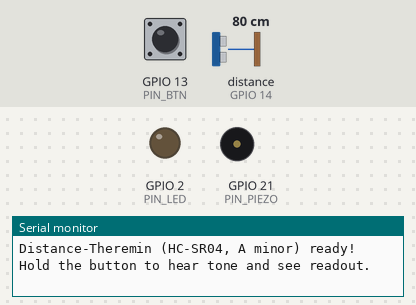
This sketch was run on a simulated ESP32. On the bench: output pins drawn as LEDs (lit = HIGH), buzzer (waves = sounding), the last lines printed to the serial monitor. Wiring (inferred from the names in the program): ultrasonic range finder: trigger GPIO 12; echo GPIO 14. The test bench sets the inputs (shaded band); at power-on: GPIO 13 (PIN_BTN) HIGH, distance to the obstacle (sensor on GPIO 14) 80 cm. The echo pulse lasts 58.3 µs per cm; pins used as bus, display or sensor lines are not drawn.

Above: at 1.2 s.
1.3 s: GPIO 13 (PIN_BTN) pulled LOW for 0.15 s
At 1.38 s:
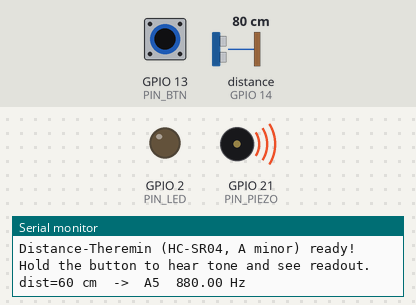
2.9 s: distance to the obstacle (sensor on GPIO 14) set to 2 cm
At 4.1 s:
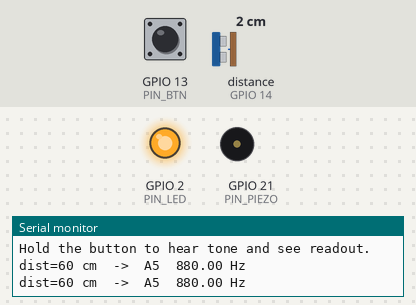
4.4 s: GPIO 13 (PIN_BTN) pulled LOW for 1 s
At 5.2 s:
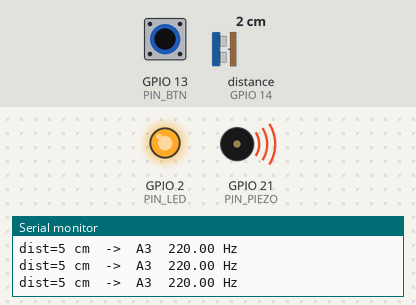
6.9 s: distance to the obstacle (sensor on GPIO 14) set to 9 cm
At 7.3 s:
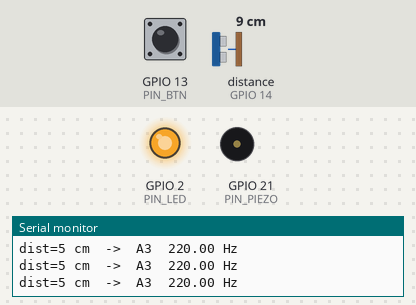
8.4 s: GPIO 13 (PIN_BTN) pulled LOW for 0.15 s
At 9.1 s:
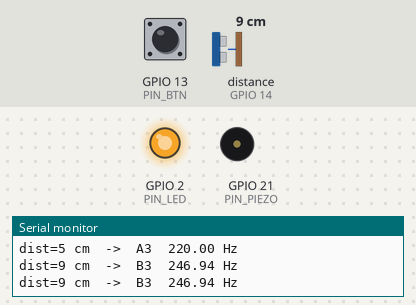
10.0 s: distance to the obstacle (sensor on GPIO 14) set to 35 cm
At 10.8 s:
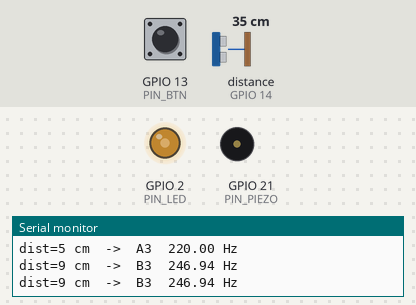
Timing chart, 0 to 12.5 s (numbered marks = the images above; inputs shaded):
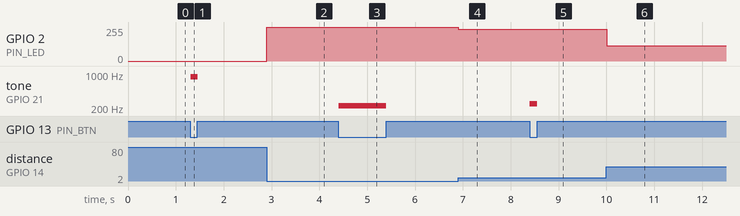

The sketch:

Midterm_Sketch_JayG_V_2.ino
```cpp
/*  Mid-Term Project MTEC 2800
    Jay Jung Gurung
    Distance Theremin (HC-SR04) with A natural minor scale.
      - Button gates everything: while held -> play piezo + print freq/note
      - LED brightness follows distance (closer = brighter)
      - Quantized pitch (A3..A5)
*/

//  ---- PIN SETUP
const int PIN_BTN    = 13;   // button
const int PIN_LED    = 2;    // LED
const int PIN_TRIG   = 12;   // HC-SR04 TRIG
const int PIN_ECHO   = 14;   // HC-SR04 ECHO
const int PIN_PIEZO  = 21;   //  piezo

//   ---- SCALE in frequencies and notes (A natural minor: A3..A5)
const int A_MIN_LEN = 15;
const float A_MIN_FREQS[A_MIN_LEN] = {
  220.00, 246.94, 261.63, 293.66, 329.63,
  349.23, 392.00, 440.00, 493.88, 523.25,
  587.33, 659.25, 698.46, 783.99, 880.00
};
const char* A_MIN_NOTES[A_MIN_LEN] = {
  "A3","B3","C4","D4","E4",
  "F4","G4","A4","B4","C5",
  "D5","E5","F5","G5","A5"
};

//  --- TIMING ----------
unsigned long lastPrintMs = 0;
const unsigned long PRINT_EVERY_MS = 100; // so that it does not spam, makes data more readable

// ---------- MAPPING (tune these to your space/hand range) ----------
const int MIN_CM = 5;    // nearest hand distance you want to use
const int MAX_CM = 60;   // farthest hand distance you want to use

// helper: constrain
int iconstrain(int v, int lo, int hi) { return (v < lo) ? lo : (v > hi) ? hi : v; }

// reads HC-SR04 distance in cm (returns -1 on timeout)
int readDistanceCm() {
  // sends 10 µs trigger
  digitalWrite(PIN_TRIG, LOW);
  delayMicroseconds(2);
  digitalWrite(PIN_TRIG, HIGH);
  delayMicroseconds(10);
  digitalWrite(PIN_TRIG, LOW);

  // measures echo HIGH pulse (has timeout of 30ms ≈ ~5m)
  unsigned long dur = pulseIn(PIN_ECHO, HIGH, 30000UL);
  if (dur == 0) return -1; // timeout
  // speed of sound: cm = microseconds / 58.0
  return (int)(dur / 58.0);
}

void setup() {
  Serial.begin(115200);

  // I/O
  pinMode(PIN_BTN, INPUT_PULLUP);    // not pressed = HIGH, pressed = LOW
  pinMode(PIN_LED, OUTPUT);
  pinMode(PIN_TRIG, OUTPUT);
  pinMode(PIN_ECHO, INPUT);          // MUST be level-shifted to 3.3V on ESP32!

  // idle states
  digitalWrite(PIN_TRIG, LOW);
  digitalWrite(PIN_LED, LOW);

  Serial.println("Distance-Theremin (HC-SR04, A minor) ready!");
  Serial.println("Hold the button to hear tone and see readout.");
}

void loop() {
  // gate
  bool pressed = (digitalRead(PIN_BTN) == LOW);

  // measure distance
  int cm = readDistanceCm();                 // -1 means no reading
  if (cm == -1) {
    // no echo: keep LED off unless pressed? We'll just treat as MAX distance
    cm = MAX_CM;
  }

  // map distance to scale index (closer -> lower index by default)
  // If you want closer = higher pitch, swap MIN/MAX in map().
  cm = iconstrain(cm, MIN_CM, MAX_CM);
  int idx = map(cm, MIN_CM, MAX_CM, 0, A_MIN_LEN - 1);
  idx = iconstrain(idx, 0, A_MIN_LEN - 1);

  float freq = A_MIN_FREQS[idx];
  const char* noteName = A_MIN_NOTES[idx];

  // LED follows distance: closer = brighter
  // map: MIN_CM -> 255, MAX_CM -> 0
  int ledPWM = map(cm, MIN_CM, MAX_CM, 255, 0);
  ledPWM = iconstrain(ledPWM, 0, 255);
  analogWrite(PIN_LED, ledPWM); // ESP32 core maps to LEDC; fine for simple use

  if (pressed) {
    // plays a tone and prints occasionally
    tone(PIN_PIEZO, freq);

    unsigned long now = millis();
    if (now - lastPrintMs >= PRINT_EVERY_MS) {
      lastPrintMs = now;
      Serial.print("dist=");
      Serial.print(cm);
      Serial.print(" cm  ->  ");
      Serial.print(noteName);
      Serial.print("  ");
      Serial.print(freq, 2);
      Serial.println(" Hz");
    }
  } else {
    noTone(PIN_PIEZO);
    // no Serial spam when not pressed
  }
}
```

Measured:
- after the input at 1.3 s, tone on GPIO 21 (PIN_PIEZO): silent → 880 Hz at once, → silent 0.15 s later
- after the input at 2.9 s, GPIO 2 (PIN_LED): 0/255 → 255/255 at once
- after the input at 4.4 s, tone on GPIO 21 (PIN_PIEZO): silent → 220 Hz at once, → silent 1.0 s later
- after the input at 6.9 s, GPIO 2 (PIN_LED): 255/255 → 237/255 at once
- after the input at 8.4 s, tone on GPIO 21 (PIN_PIEZO): silent → 246 Hz at once, → silent 0.15 s later
- after the input at 10.0 s, GPIO 2 (PIN_LED): 237/255 → 116/255 at once
